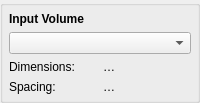
    <widget class="QGroupBox" name="InputVolumeGroupBox">
     <layout class="QVBoxLayout" name="InputVolumeLayout">
      <property name="spacing">
       <number>6</number>
      </property>
      <property name="leftMargin">
       <number>6</number>
      </property>
      <property name="topMargin">
       <number>6</number>
      </property>
      <property name="rightMargin">
       <number>6</number>
      </property>
      <property name="bottomMargin">
       <number>6</number>
      </property>
      <item>
       <widget class="QLabel" name="InputVolumeLabel">
        <property name="font">
         <font>
          <bold>true</bold>
         </font>
        </property>
        <property name="text">
         <string>Input Volume</string>
        </property>
       </widget>
      </item>
      <item>
       <widget class="ctkComboBox" name="InputVolumeComboBox">
        <property name="defaultText" stdset="0">
         <string>Select a volume…</string>
        </property>
       </widget>
      </item>
      <item>
       <layout class="QHBoxLayout" name="InputVolumeDimensionsLayout">
        <item>
         <widget class="QLabel" name="InputVolumeDimensionsTextLabel">
          <property name="text">
           <string>Dimensions:</string>
          </property>
         </widget>
        </item>
        <item>
         <widget class="QLabel" name="InputVolumeDimensionsValueLabel">
          <property name="text">
           <string>…</string>
          </property>
         </widget>
        </item>
       </layout>
      </item>
      <item>
       <layout class="QHBoxLayout" name="InputVolumeSpacingLayout">
        <item>
         <widget class="QLabel" name="InputVolumeSpacingTextLabel">
          <property name="text">
           <string>Spacing:</string>
          </property>
         </widget>
        </item>
        <item>
         <widget class="QLabel" name="InputVolumeSpacingValueLabel">
          <property name="text">
           <string>…</string>
          </property>
         </widget>
        </item>
       </layout>
      </item>
     </layout>
    </widget>
